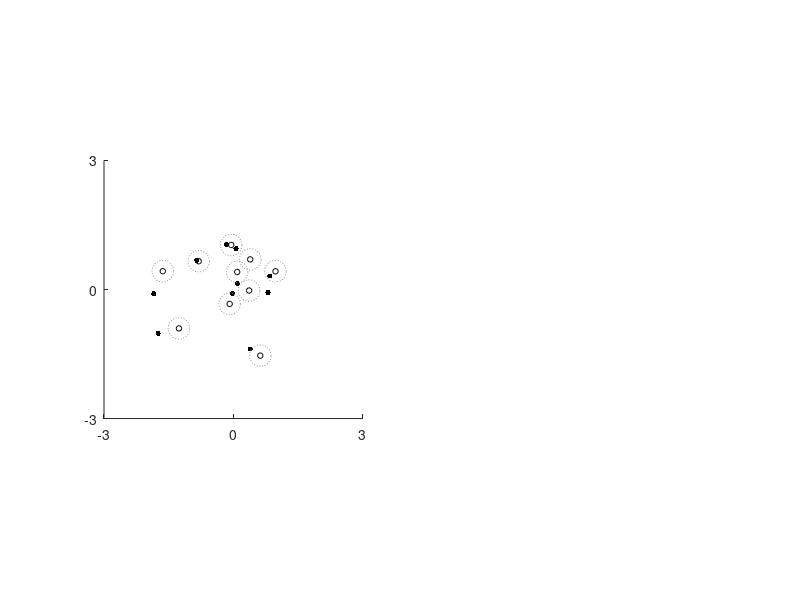

The MATLAB source for this figure: (Note: this script raises an error after producing the figure.)
function didacticfigure_newwordsfromoldwords

M = 2;
sigma = 0.1;
N = 10;
signewVec = [0.25 0.5];
xx = linspace(0,2*pi,50);

% same old words and noisy memories
X = randn(N,M)*sqrt(sigma^2+1);
SOld = (X/sigma^2)/(1/sigma^2 + 1) + randn(N,M)*(1/sqrt(1/sigma^2 + 1)); % drawing old words from X

figure
for isig = 1:2;
sigma_new = signewVec(isig);

% getting new and old words
SNew = SOld + randn(N,M).*sigma_new;

% idx of minimum distance
distances = squeeze(sum((permute(repmat(SNew,[1,1,N]), [3,2,1])-repmat(SOld,[1,1,N])).^2,2));
mindist = squeeze(min(distances,[],1));
[row,~] = find(distances == repmat(mindist,[N 1]));

% plot the new and old words with the distance lines between them
subplot(1,2,isig); hold on
plot(SNew(:,1),SNew(:,2),'k.','MarkerSize',12); % plot new words
plot(SOld(:,1),SOld(:,2),'ko','MarkerSize',4); % plot old words
% plot([SNew(:,1) SOld(row,1)]',[SNew(:,2) SOld(row,2)]',':k')

% plot circle around each old word with sigma_new
x = cos(xx).*sigma_new;
y = sin(xx).*sigma_new;
plot(bsxfun(@plus,x',SOld(:,1)'),bsxfun(@plus,y',SOld(:,2)'),':','Color',0.6*ones(1,3));

axis equal
axismax = 3;
axis([-axismax axismax -axismax axismax])
set(gca,'XTick',[-3 0 3],'YTick',[-3 0 3]);
% ax = gca;
% ax.XTick = [-3 0 3];
% ax.YTick = [-3 0 3];
defaultplot
end